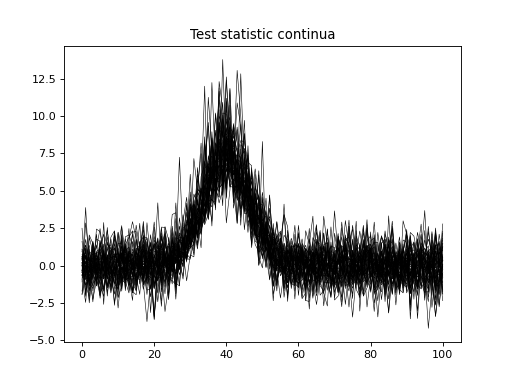

The script that drew this image:
import numpy as np
from matplotlib import pyplot
import power1d

J        = 8
Q        = 101
baseline = power1d.geom.Null( Q=Q )
signal0  = power1d.geom.Null( Q=Q )
signal1  = power1d.geom.GaussianPulse( Q=Q, q=40, fwhm=15, amp=3.5 )
noise    = power1d.noise.Gaussian( J=J, Q=Q, mu=0, sigma=1.0 )
model0   = power1d.models.DataSample(baseline, signal0, noise, J=J)
model1   = power1d.models.DataSample(baseline, signal1, noise, J=J)
emodel   = power1d.models.Experiment( [model0, model1], fn=power1d.stats.t_2sample )

emodel.simulate(iterations=50, progress_bar=True)
pyplot.close('all')
pyplot.plot( emodel.Z.T, color='k', lw=0.5 )
pyplot.title('Test statistic continua')
